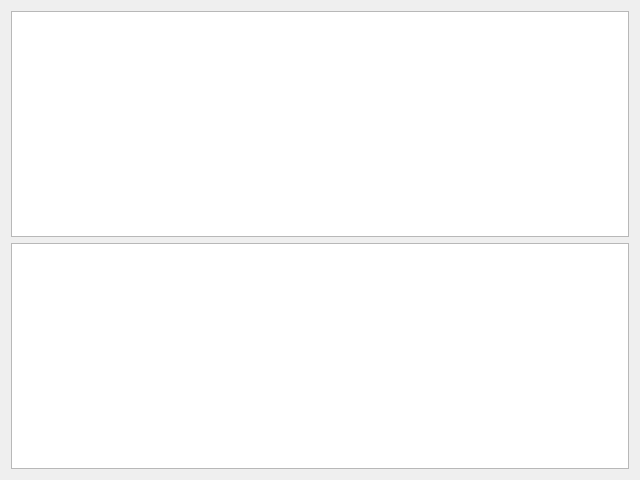
<?xml version="1.0" encoding="UTF-8"?>
<ui version="4.0">
 <class>Dialog</class>
 <widget class="QDialog" name="Dialog">
  <property name="geometry">
   <rect>
    <x>0</x>
    <y>0</y>
    <width>640</width>
    <height>480</height>
   </rect>
  </property>
  <property name="windowTitle">
   <string>Dialog</string>
  </property>
  <layout class="QVBoxLayout" name="verticalLayout">
   <item>
    <widget class="QGraphicsView" name="mapView"/>
   </item>
   <item>
    <widget class="QPlainTextEdit" name="output"/>
   </item>
  </layout>
 </widget>
 <resources/>
 <connections/>
</ui>
